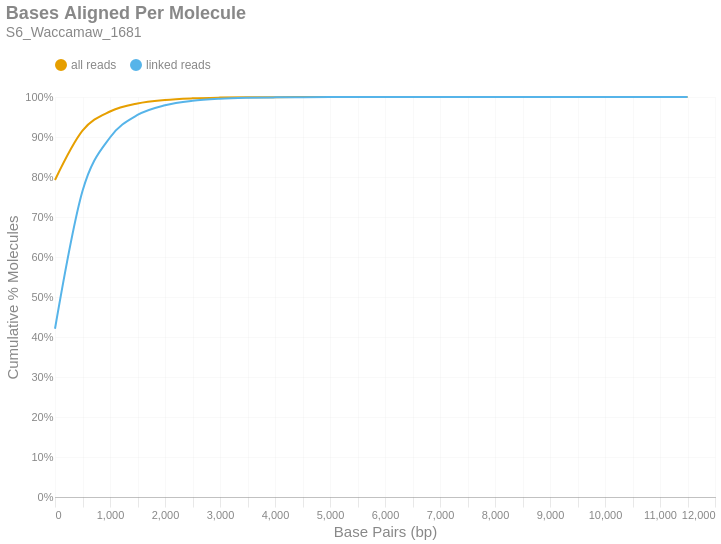

Notebook code cell kept with this figure:
### Markdown cell above
### Bases Aligned Per Molecule
This is a cumulative frequency distribution showing the number of base pairs aligned per unique molecule. These data are shown in 500 bp bins. There are two distributions: one with `all reads` (yellow) and another with only `linked reads` (blue). The percent of molecules in the `linked reads` distribution is relative to the total number of linked molecules.

### Code cell
if SKIPLR:
    print_html(f"Skipped")
else:
    binned_df = consolidated_hist(valids['aligned_bp'], mask, 500, True)
    with SafeRender(binned_df):
        (
            density_plot(binned_df, 'Bases Aligned Per Molecule', samplename, 'basesper')
            .encode(
                x=alt.X('bin:Q', title="Base Pairs (bp)").axis(tickMinStep=500).scale(padding=0),
                y=alt.Y('value:Q', title='Cumulative % Molecules')
                    .axis(format='%')
                    .scale(domain = [0,1])
                    .stack(False),
                color=alt.Color("key:N").scale(domain = ["all reads", "linked reads"]),
                tooltip = [
                    alt.Tooltip("key:N", title = "Data Type"),
                    alt.Tooltip("range_label:N", title="Bases Aligned Per Molecule"),
                    alt.Tooltip("value:Q", format = ".2%", title="% Molecules (Cum.)")
                ]
            )
        ).display()

### Figure 1 — Vega-Lite specification as saved in the notebook (floating-point values rounded to 4 significant figures)
{"width": "container", "height": 400, "config": {"title": {"anchor": "start", "dy": -15, "fontSize": 18, "color": "#888888", "subtitleColor": "#888888", "subtitleFontSize": 14}, "arc": {"fill": "#0072B2"}, "axis": {"domainColor": "#888888", "domainWidth": 0.5, "gridWidth": 0.2, "grid": false, "titleFontWeight": 400, "titleFontSize": 15, "labelFontSize": 11, "labelColor": "#888888", "tickColor": "#888888", "tickWidth": 0.2, "titleColor": "#888888"}, "axisBand": {"grid": false}, "axisX": {"grid": true, "tickSize": 10, "domainCap": "round"}, "axisY": {"domain": false, "grid": true, "tickSize": 0, "domainCap": "round"}, "background": "transparent", "header": {"labelFontSize": 15, "labelColor": "#888888", "titleFontSize": 15, "titleFontWeight": 600, "titleColor": "#888888"}, "legend": {"labelFont": "sans-serif", "labelFontSize": 12, "labelColor": "#888888", "symbolSize": 100, "symbolType": "circle", "titleFontSize": 12, "titlePadding": 10, "titleColor": "#888888", "title": null, "orient": "top"}, "range": {"category": ["#E69F00", "#56B4E9", "#009E73", "#F0E442", "#0072B2", "#D55E00", "#CC79A7", "#000000"], "diverging": ["#cfe8f3", "#a2d4ec", "#73bfe2", "#46abdb", "#1696d2", "#12719e"]}, "area": {"fill": "#0072B2", "fillOpacity": 0.7, "line": true, "strokeOpacity": 0.7}, "line": {"color": "#0072B2", "stroke": "#0072B2", "strokeWidth": 2}, "trail": {"color": "#0072B2", "stroke": "#0072B2", "strokeWidth": 0, "size": 1}, "point": {"filled": true, "fillOpacity": 1.0, "size": 95}, "text": {"color": "#888888", "fontSize": 11, "align": "right", "fontWeight": 400, "size": 11}, "bar": {"fill": "#0072B2", "stroke": null}, "view": {"stroke": null, "continuousWidth": 660, "continuousHeight": 400}}, "data": {"name": "data-ead8b5a3f8e3ba024b08cda40c6ea2b5"}, "mark": {"type": "line", "interpolate": "monotone", "point": {"opacity": 0, "size": 275}}, "encoding": {"color": {"field": "key", "scale": {"domain": ["all reads", "linked reads"]}, "type": "nominal"}, "tooltip": [{"field": "key", "title": "Data Type", "type": "nominal"}, {"field": "range_label", "title": "Bases Aligned Per Molecule", "type": "nominal"}, {"field": "value", "format": ".2%", "title": "% Molecules (Cum.)", "type": "quantitative"}], "x": {"axis": {"tickMinStep": 500}, "field": "bin", "scale": {"padding": 0}, "title": "Base Pairs (bp)", "type": "quantitative"}, "y": {"axis": {"format": "%"}, "field": "value", "scale": {"domain": [0, 1]}, "stack": false, "title": "Cumulative % Molecules", "type": "quantitative"}}, "params": [{"name": "param_c36ac31b6afebe62", "select": {"type": "point", "fields": ["key"]}, "bind": "legend"}], "title": {"text": "Bases Aligned Per Molecule", "subtitle": "S6_Waccamaw_1681"}, "transform": [{"fold": ["all reads (cumsum)", "linked reads (cumsum)"]}, {"calculate": "replace(datum.key, ' (cumsum)', '')", "as": "key"}, {"filter": {"param": "param_c36ac31b6afebe62"}}], "usermeta": {"embedOptions": {"downloadFileName": "S6_Waccamaw_1681.basesper"}}, "$schema": "https://vega.github.io/schema/vega-lite/v6.1.0.json", "datasets": {"data-ead8b5a3f8e3ba024b08cda40c6ea2b5": [{"bin": "0.0", "interval": "0.0-500.0", "all reads": 0.7926, "linked reads": 0.4205, "all reads (cumsum)": 0.7926, "linked reads (cumsum)": 0.4205, "range_label": "0-499"}, {"bin": "500.0", "interval": "500.0-1000.0", "all reads": 0.1233, "linked reads": 0.3442, "all reads (cumsum)": 0.9159, "linked reads (cumsum)": 0.7648, "range_label": "500-999"}, {"bin": "1000.0", "interval": "1000.0-1500.0", "all reads": 0.04791, "linked reads": 0.134, "all reads (cumsum)": 0.9638, "linked reads (cumsum)": 0.8988, "range_label": "1000-1499"}, {"bin": "1500.0", "interval": "1500.0-2000.0", "all reads": 0.02015, "linked reads": 0.05634, "all reads (cumsum)": 0.9839, "linked reads (cumsum)": 0.9551, "range_label": "1500-1999"}, {"bin": "2000.0", "interval": "2000.0-2500.0", "all reads": 0.008705, "linked reads": 0.02435, "all reads (cumsum)": 0.9927, "linked reads (cumsum)": 0.9794, "range_label": "2000-2499"}, {"bin": "2500.0", "interval": "2500.0-3000.0", "all reads": 0.003981, "linked reads": 0.01113, "all reads (cumsum)": 0.9966, "linked reads (cumsum)": 0.9906, "range_label": "2500-2999"}, {"bin": "3000.0", "interval": "3000.0-3500.0", "all reads": 0.001814, "linked reads": 0.005072, "all reads (cumsum)": 0.9984, "linked reads (cumsum)": 0.9957, "range_label": "3000-3499"}, {"bin": "3500.0", "interval": "3500.0-4000.0", "all reads": 0.0008427, "linked reads": 0.002357, "all reads (cumsum)": 0.9993, "linked reads (cumsum)": 0.998, "range_label": "3500-3999"}, {"bin": "4000.0", "interval": "4000.0-4500.0", "all reads": 0.0003874, "linked reads": 0.001083, "all reads (cumsum)": 0.9997, "linked reads (cumsum)": 0.9991, "range_label": "4000-4499"}, {"bin": "4500.0", "interval": "4500.0-5000.0", "all reads": 0.000173, "linked reads": 0.0004838, "all reads (cumsum)": 0.9998, "linked reads (cumsum)": 0.9996, "range_label": "4500-4999"}, {"bin": "5000.0", "interval": "5000.0-5500.0", "all reads": 7.682e-05, "linked reads": 0.0002148, "all reads (cumsum)": 0.9999, "linked reads (cumsum)": 0.9998, "range_label": "5000-5499"}, {"bin": "5500.0", "interval": "5500.0-6000.0", "all reads": 3.675e-05, "linked reads": 0.0001028, "all reads (cumsum)": 1.0, "linked reads (cumsum)": 0.9999, "range_label": "5500-5999"}, {"bin": "6000.0", "interval": "6000.0-6500.0", "all reads": 1.656e-05, "linked reads": 4.63e-05, "all reads (cumsum)": 1.0, "linked reads (cumsum)": 0.9999, "range_label": "6000-6499"}, {"bin": "6500.0", "interval": "6500.0-7000.0", "all reads": 9.603e-06, "linked reads": 2.685e-05, "all reads (cumsum)": 1.0, "linked reads (cumsum)": 1.0, "range_label": "6500-6999"}, {"bin": "7000.0", "interval": "7000.0-7500.0", "all reads": 5.298e-06, "linked reads": 1.482e-05, "all reads (cumsum)": 1.0, "linked reads (cumsum)": 1.0, "range_label": "7000-7499"}, {"bin": "7500.0", "interval": "7500.0-8000.0", "all reads": 2.815e-06, "linked reads": 7.871e-06, "all reads (cumsum)": 1.0, "linked reads (cumsum)": 1.0, "range_label": "7500-7999"}, {"bin": "8000.0", "interval": "8000.0-8500.0", "all reads": 1.987e-06, "linked reads": 5.556e-06, "all reads (cumsum)": 1.0, "linked reads (cumsum)": 1.0, "range_label": "8000-8499"}, {"bin": "8500.0", "interval": "8500.0-9000.0", "all reads": 1.159e-06, "linked reads": 3.241e-06, "all reads (cumsum)": 1.0, "linked reads (cumsum)": 1.0, "range_label": "8500-8999"}, {"bin": "9000.0", "interval": "9000.0-9500.0", "all reads": 1.656e-07, "linked reads": 4.63e-07, "all reads (cumsum)": 1.0, "linked reads (cumsum)": 1.0, "range_label": "9000-9499"}, {"bin": "9500.0", "interval": "9500.0-10000.0", "all reads": 1.656e-07, "linked reads": 4.63e-07, "all reads (cumsum)": 1.0, "linked reads (cumsum)": 1.0, "range_label": "9500-9999"}, {"bin": "10000.0", "interval": "10000.0-10500.0", "all reads": 0.0, "linked reads": 0.0, "all reads (cumsum)": 1.0, "linked reads (cumsum)": 1.0, "range_label": "10000-10499"}, {"bin": "10500.0", "interval": "10500.0-11000.0", "all reads": 1.656e-07, "linked reads": 4.63e-07, "all reads (cumsum)": 1.0, "linked reads (cumsum)": 1.0, "range_label": "10500-10999"}, {"bin": "11000.0", "interval": "11000.0-11500.0", "all reads": 0.0, "linked reads": 0.0, "all reads (cumsum)": 1.0, "linked reads (cumsum)": 1.0, "range_label": "11000-11499"}, {"bin": "11500.0", "interval": "11500.0-12000.0", "all reads": 1.656e-07, "linked reads": 4.63e-07, "all reads (cumsum)": 1.0, "linked reads (cumsum)": 1.0, "range_label": "11500-11999"}]}}
